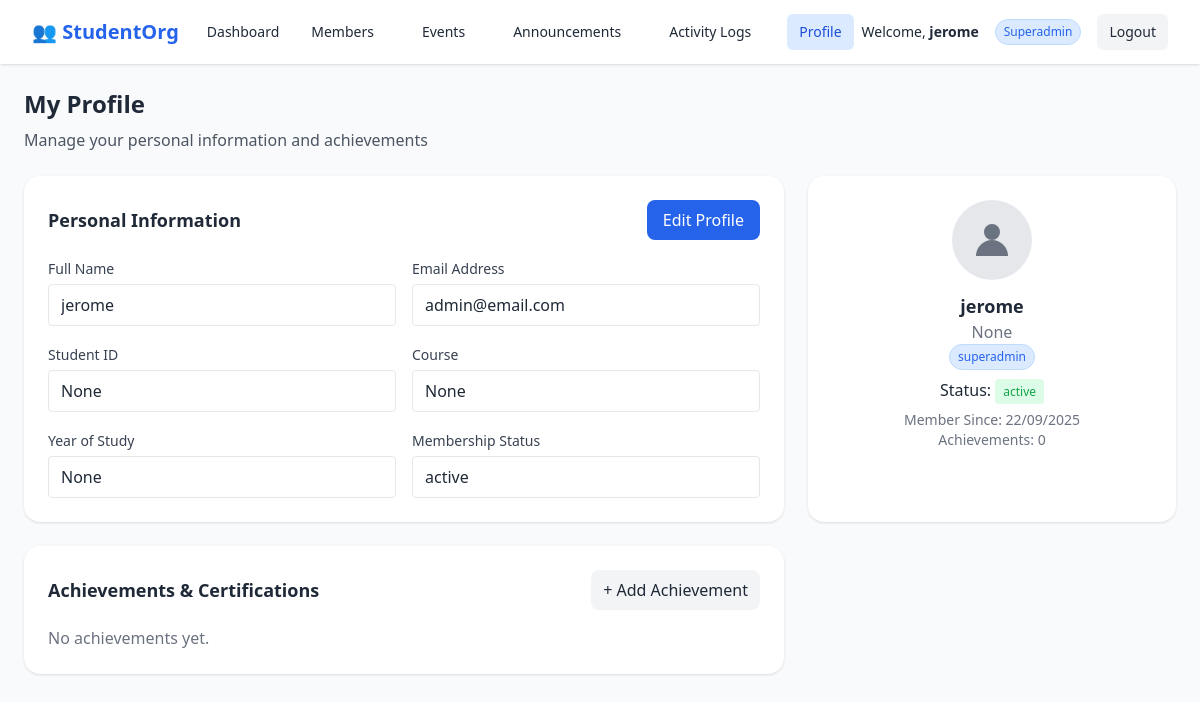
The app's page /profile/ (signed in), older data.
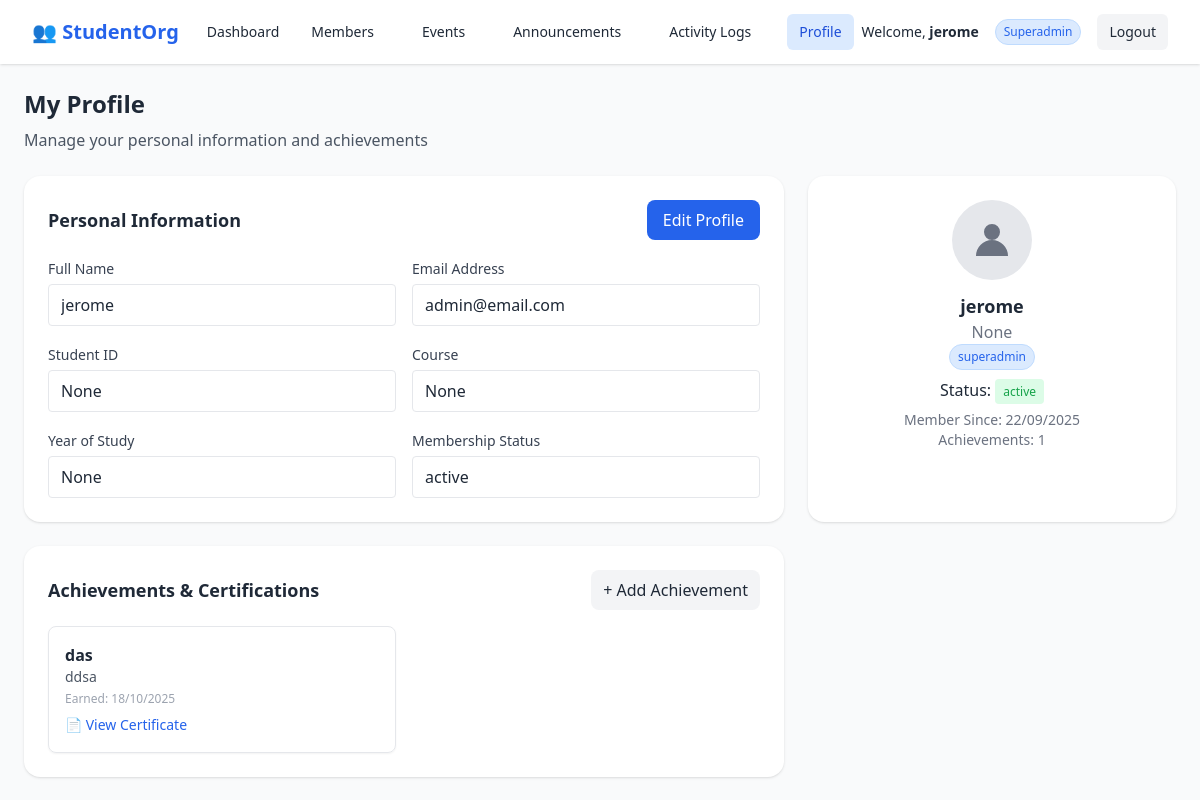
The same page, newer data.
### accounts/models.py (models this page shows, shortened)
class Achievement(models.Model):
    user = models.ForeignKey(
        settings.AUTH_USER_MODEL,
        on_delete=models.CASCADE,
        related_name="achievements"
    )
    title = models.CharField(max_length=255)
    description = models.TextField(blank=True, null=True)
    date_earned = models.DateField(default=timezone.now)
    certificate = models.FileField(upload_to='certificates/', blank=True, null=True)
    created_at = models.DateTimeField(auto_now_add=True)

### accounts/views.py (the view)
# urls.py: path("profile/", views.profile_update, name="profile_update"),
@login_required
def profile_update(request):
    user = request.user
    member = getattr(user, "member", None)
    if request.method == "POST":
        form = ProfileUpdateForm(request.POST, instance=user)
        if form.is_valid():
            form.save()
            if member:
                member.course = request.POST.get("course", member.course)
                member.year = request.POST.get("year", member.year)
                member.status = request.POST.get("status", member.status)
                member.save()
            messages.success(request, "Profile updated successfully.")
            return redirect("accounts:dashboard")
    else:
        form = ProfileUpdateForm(instance=user)
    achievements = Achievement.objects.filter(user=user).order_by('-date_earned')
    return render(
        request,
        "accounts/profile_update.html",
        {
            "form": form,
            "member": member,
            "achievements": achievements,
        },
    )

### accounts/forms.py (shortened to what this page needs)
class ProfileUpdateForm(forms.ModelForm):
    email = forms.EmailField(
        required=True,
        widget=forms.EmailInput(attrs={"placeholder": "Update your email"})
    )
    class Meta:
        model = User
        fields = ("username", "email")
        widgets = {
            "username": forms.TextInput(attrs={"placeholder": "Update username"}),
        }

### accounts/templates/accounts/profile_update.html (shortened to what the changed rows need)
{% extends "accounts/base.html" %}
{% load static %}
{% block content %}
<div class="max-w-7xl mx-auto p-6">
  <h1 class="text-2xl font-bold mb-2">My Profile</h1>
  <div class="grid grid-cols-1 lg:grid-cols-3 gap-6">
    <div class="bg-white p-6 rounded-2xl shadow col-span-2">
      <div class="flex justify-between items-center mb-4">
        <h2 class="text-lg font-semibold">Personal Information</h2>
      </div>
    </div>
    <div class="bg-white p-6 rounded-2xl shadow flex flex-col items-center text-center">
      <div class="w-20 h-20 rounded-full bg-gray-200 flex items-center justify-center mb-3">
        <svg class="w-10 h-10 text-gray-500" fill="currentColor" viewBox="0 0 20 20">
          <path d="M10 10a4 4 0 100-8 4 4 0 000 8zM2 18a8 8 0 1116 0H2z" />
        </svg>
      </div>
      <h3 class="text-lg font-semibold">{{ member.user.get_full_name }}</h3>
      <p class="text-gray-500">{{ member.student_id }}</p>
      {% if user.is_superuser %}
        <span class="px-2 py-1 text-xs rounded-full bg-blue-100 text-blue-600 border border-blue-200">superadmin</span>
      {% elif user.member.role == "Admin" %}
        <span class="px-2 py-1 text-xs rounded-full bg-green-100 text-green-600 border border-green-200">admin</span>
      {% else %}
        <span class="px-2 py-1 text-xs rounded-full bg-gray-100 text-gray-600 border border-gray-200">member</span>
      {% endif %}
      <p class="mt-2">Status: <span class="px-2 py-1 bg-green-100 text-green-600 text-xs rounded">active</span></p>
      <p class="mt-2 text-sm text-gray-500">Member Since: {{ user.date_joined|date:"d/m/Y" }}</p>
      <p class="text-sm text-gray-500">Achievements: {{ achievements.count }}</p>
    </div>
  </div>
  <div class="grid grid-cols-1 lg:grid-cols-3 gap-6 mt-6">
    <div class="bg-white p-6 rounded-2xl shadow col-span-2">
      <div class="flex justify-between items-center mb-4">
        <h2 class="text-lg font-semibold">Achievements & Certifications</h2>
      </div>
      <div class="grid grid-cols-1 md:grid-cols-2 gap-4">
        {% for achievement in achievements %}
        <div class="p-4 border rounded-lg shadow-sm relative group">
          <h3 class="font-semibold">{{ achievement.title }}</h3>
          <p class="text-gray-600 text-sm">{{ achievement.description }}</p>
          <p class="text-xs text-gray-400 mt-1">Earned: {{ achievement.date_earned|date:"d/m/Y" }}</p>
          {% if achievement.certificate %}
          <a href="{% url 'accounts:view_achievement' achievement.id %}"
   target="_blank"
   class="text-blue-600 text-sm mt-2 inline-block hover:underline">📄 View Certificate</a>
          {% endif %}
        </div>
        {% empty %}
        <p class="text-gray-500">No achievements yet.</p>
        {% endfor %}
      </div>
    </div>
  </div>
</div>
{% endblock %}

Row changes from the older to the newer data that the page shows:
added Achievement: title "das", description "ddsa", date_earned "18/10/2025", shows "📄 View Certificate"
Text that changed along with them:
{{ achievements.count }}: "0" → "1"
text no longer shown: "No achievements yet."
